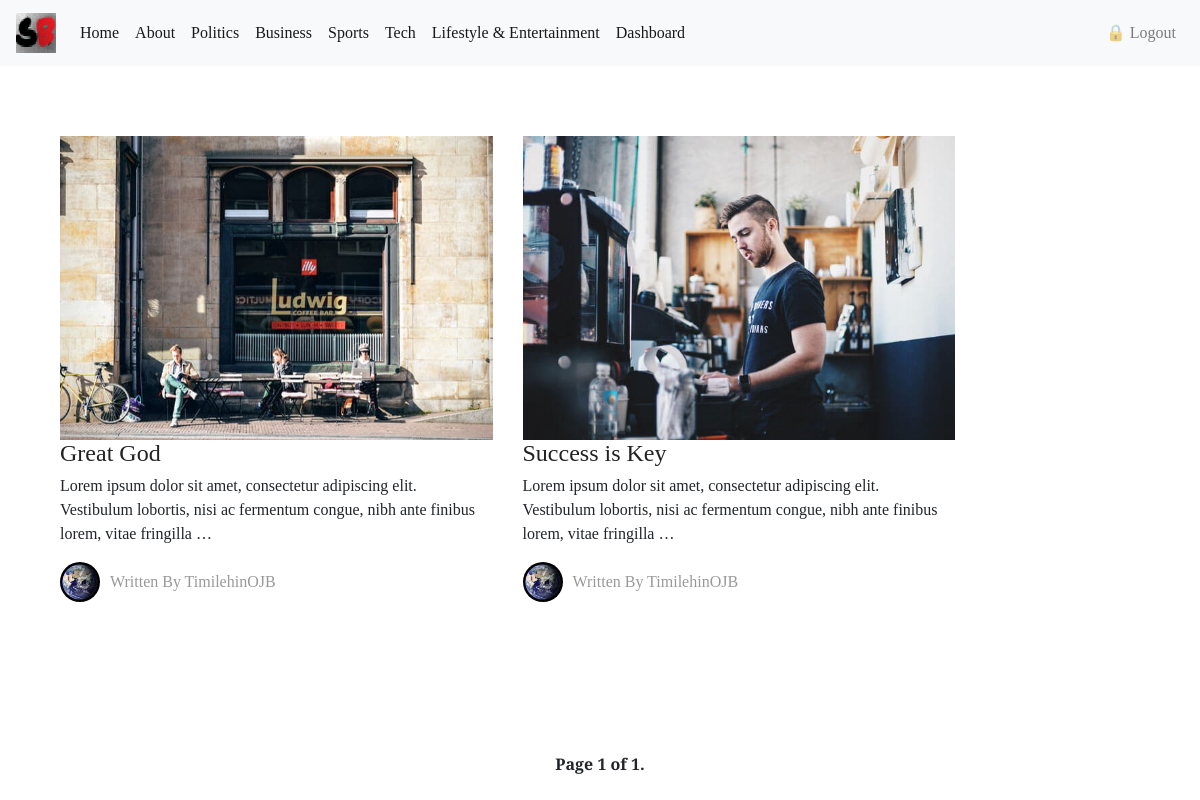
/blogapp/article/cat/ (signed in), run on an earlier commit of the app's database.
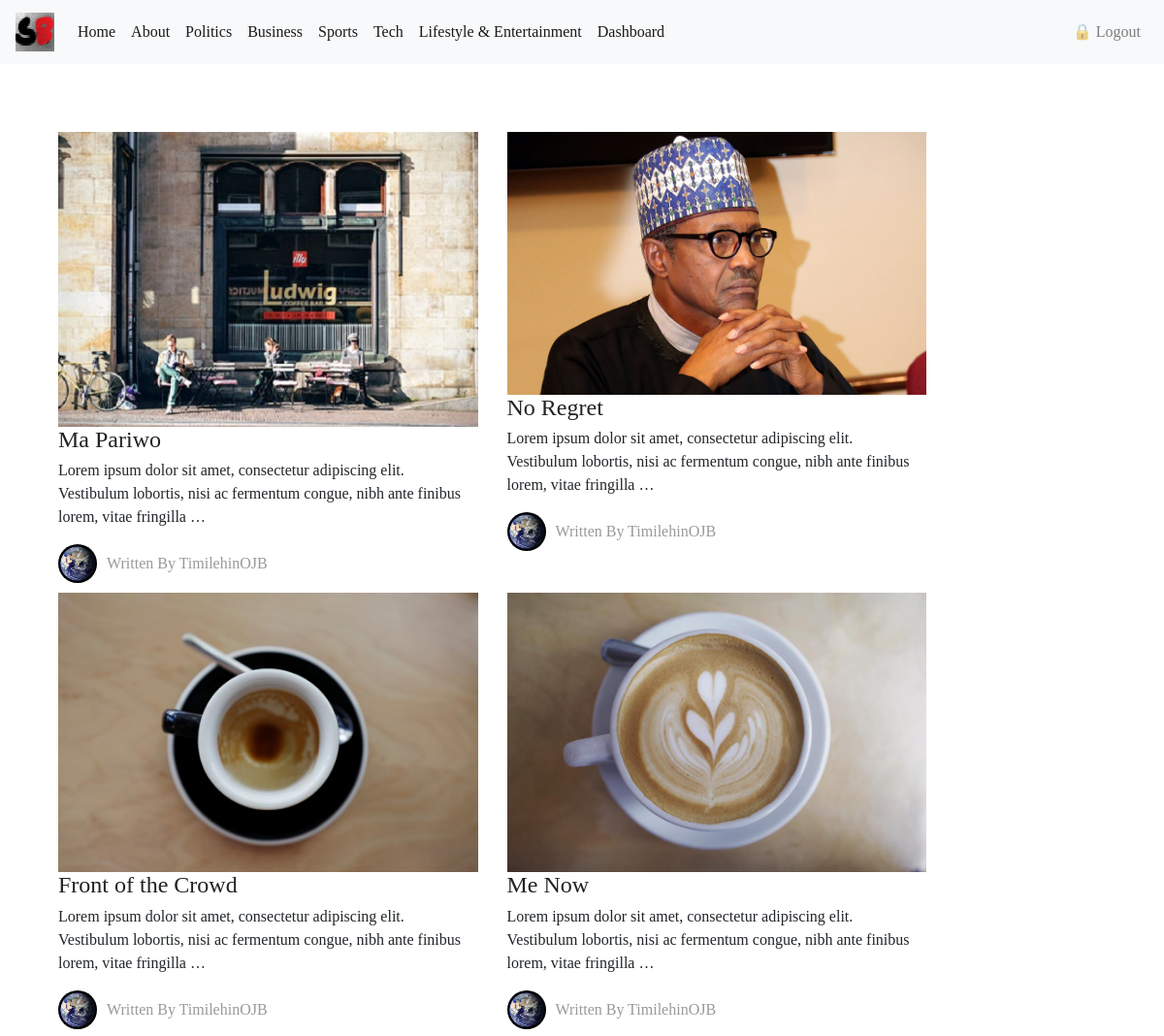
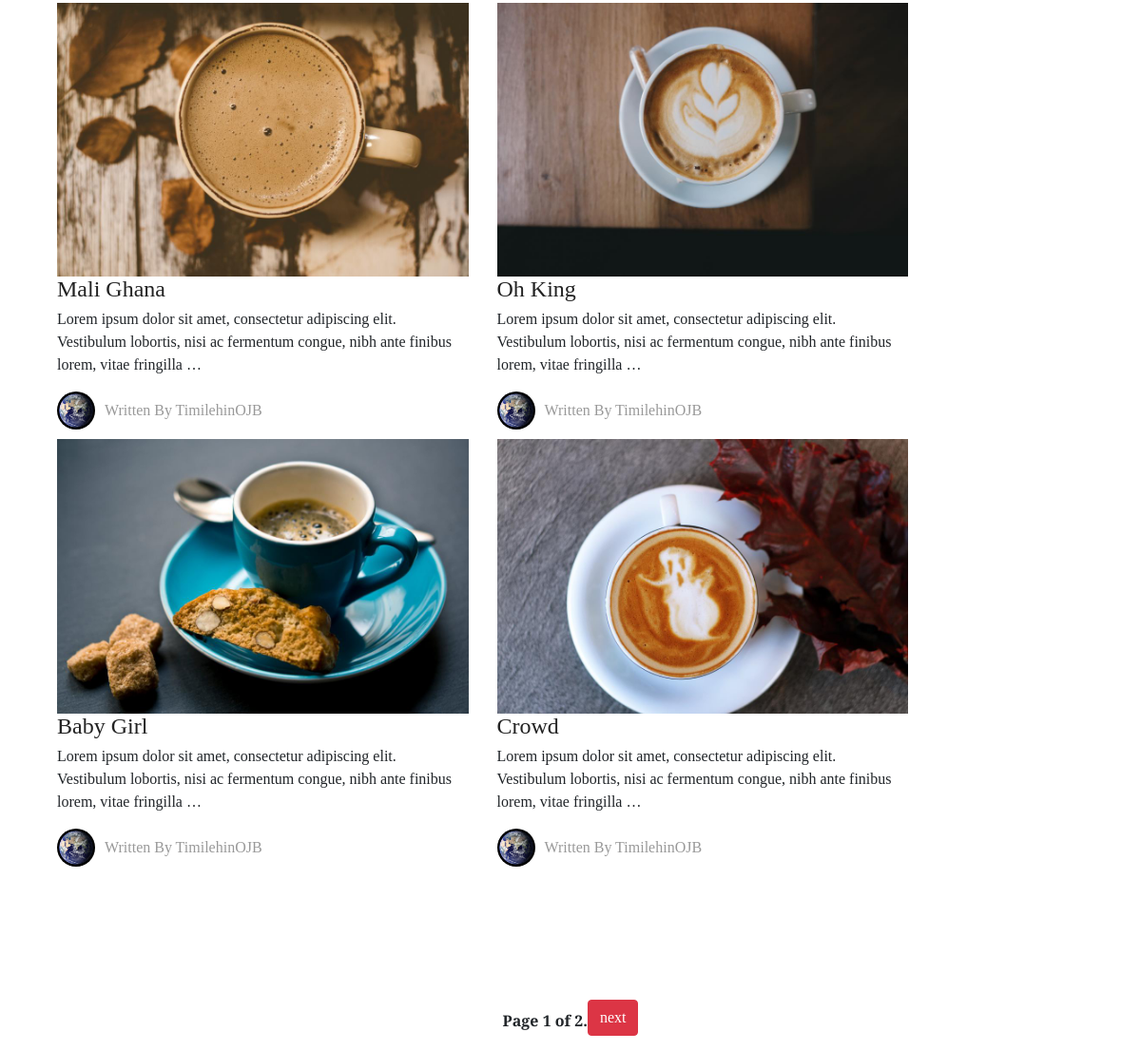
And on a later commit of the database (2 pictures, top to bottom).
### blogapp/models.py (models this page shows, shortened)
class Article(models.Model):
    title = models.CharField(max_length=200)
    content = RichTextField()
    timestamp = models.DateTimeField(auto_now_add=True)
    view_count = models.IntegerField(default=0)
    likes = models.ManyToManyField(User, related_name='article_post', blank=True)
    thumbnail = models.ImageField(upload_to='profilepics')
    slug = models.SlugField(blank=True, null=True, unique=True)
    class Meta:
        ordering = ['-timestamp']

### blogapp/views.py (the view)
# urls.py: path('article/cat/', views.ArticleCat.as_view(), name='article_cat'),
@method_decorator(login_required, name='dispatch')
class ArticleCat(ListView):
    model = Article
    paginate_by = 8
    template_name = 'blogapp/article_category.html'

### blogapp/templates/blogapp/article_category.html (shortened to what this page needs)
{% extends 'blogapp/base.html' %}
{% load static %}
{% block body_block %}
<section class="latest-posts">
    <div class="container">
        <div class="row">
          {% for article in article_list %}
            <div class="post col-md-5">
              <div class="post-thumbnail"><a style="margin-top: -30px;" href=""><img src="{{article.thumbnail.url}}" alt="No" class="img-fluid"></a></div>
            <div class="post-details">
            <a href="{% url 'article_detail' article.slug %}">
              <h3 id="specialone" class="h4">{{article.title}}</h3>
            </a>
              <p style="margin-top: -25px;" class="text-muted">{{ article.content|truncatewords:20 | safe }}</p>
              <div class="post-footer d-flex align-items-center">
                <p href="#" class="author d-flex align-items-center flex-wrap">
                  <div class="avatar"><img src="{% static 'images/earth.jpg' %}" alt="..." class="img-fluid"></div>
                  <div class="title"><span>Written by TimilehinOJB</span></div></p>
              </div>
            </div>
          </div>
          {% empty %}
            <h1>There are no articles yet!. Please <a href="{% url 'article_new' %}">Write an Article.</a></h1></p>
        {% endfor %}
      </div>
    </div>
  </section>
  {% include 'blogapp/pagination.html' %}
  {% endblock %}

What changed in the data, as far as the page shows it:
no longer on this page (row edited): Article: thumbnail (picture), title "Great God", content "Lorem ipsum dolor sit amet, consectetur adipiscing elit. Vestibulum lobortis, nisi ac fermentum congue, nibh ante finibus lorem, vitae fringilla …"
no longer on this page (row unchanged): Article: thumbnail (picture), title "Success is Key", content "Lorem ipsum dolor sit amet, consectetur adipiscing elit. Vestibulum lobortis, nisi ac fermentum congue, nibh ante finibus lorem, vitae fringilla …"
added Article: thumbnail (picture), title "Ma Pariwo", content "Lorem ipsum dolor sit amet, consectetur adipiscing elit. Vestibulum lobortis, nisi ac fermentum congue, nibh ante finibus lorem, vitae fringilla …"
added Article: thumbnail (picture), title "No Regret", content "Lorem ipsum dolor sit amet, consectetur adipiscing elit. Vestibulum lobortis, nisi ac fermentum congue, nibh ante finibus lorem, vitae fringilla …"
added Article: thumbnail (picture), title "Front of the Crowd", content "Lorem ipsum dolor sit amet, consectetur adipiscing elit. Vestibulum lobortis, nisi ac fermentum congue, nibh ante finibus lorem, vitae fringilla …"
added Article: thumbnail (picture), title "Me Now", content "Lorem ipsum dolor sit amet, consectetur adipiscing elit. Vestibulum lobortis, nisi ac fermentum congue, nibh ante finibus lorem, vitae fringilla …"
added Article: thumbnail (picture), title "Mali Ghana", content "Lorem ipsum dolor sit amet, consectetur adipiscing elit. Vestibulum lobortis, nisi ac fermentum congue, nibh ante finibus lorem, vitae fringilla …"
added Article: thumbnail (picture), title "Oh King", content "Lorem ipsum dolor sit amet, consectetur adipiscing elit. Vestibulum lobortis, nisi ac fermentum congue, nibh ante finibus lorem, vitae fringilla …"
added Article: thumbnail (picture), title "Baby Girl", content "Lorem ipsum dolor sit amet, consectetur adipiscing elit. Vestibulum lobortis, nisi ac fermentum congue, nibh ante finibus lorem, vitae fringilla …"
added Article: thumbnail (picture), title "Crowd", content "Lorem ipsum dolor sit amet, consectetur adipiscing elit. Vestibulum lobortis, nisi ac fermentum congue, nibh ante finibus lorem, vitae fringilla …"
Also different on the page:
{{ page_obj.paginator.num_pages }}: "1" → "2"
text now shown: "next"
